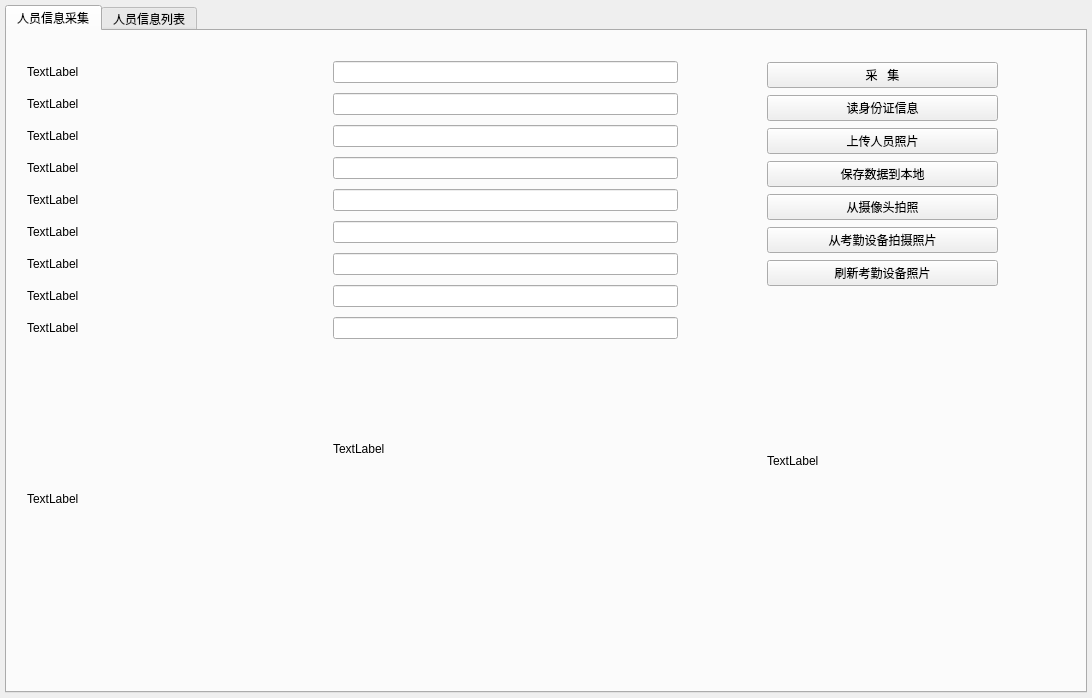
<?xml version="1.0" encoding="UTF-8"?>
<ui version="4.0">
 <class>info_collect_Form</class>
 <widget class="QWidget" name="info_collect_Form">
  <property name="windowModality">
   <enum>Qt::WindowModal</enum>
  </property>
  <property name="geometry">
   <rect>
    <x>0</x>
    <y>0</y>
    <width>1092</width>
    <height>698</height>
   </rect>
  </property>
  <property name="windowTitle">
   <string>Form</string>
  </property>
  <property name="styleSheet">
   <string notr="true"/>
  </property>
  <layout class="QGridLayout" name="gridLayout">
   <property name="leftMargin">
    <number>0</number>
   </property>
   <property name="topMargin">
    <number>0</number>
   </property>
   <property name="rightMargin">
    <number>0</number>
   </property>
   <property name="bottomMargin">
    <number>0</number>
   </property>
   <item row="0" column="0">
    <widget class="QWidget" name="info_main" native="true">
     <property name="sizePolicy">
      <sizepolicy hsizetype="Expanding" vsizetype="Preferred">
       <horstretch>0</horstretch>
       <verstretch>0</verstretch>
      </sizepolicy>
     </property>
     <property name="styleSheet">
      <string notr="true"/>
     </property>
     <layout class="QVBoxLayout" name="verticalLayout_2">
      <property name="spacing">
       <number>10</number>
      </property>
      <property name="leftMargin">
       <number>5</number>
      </property>
      <property name="topMargin">
       <number>5</number>
      </property>
      <property name="rightMargin">
       <number>5</number>
      </property>
      <property name="bottomMargin">
       <number>5</number>
      </property>
      <item>
       <widget class="QTabWidget" name="tabWidget">
        <property name="styleSheet">
         <string notr="true"/>
        </property>
        <property name="tabShape">
         <enum>QTabWidget::Rounded</enum>
        </property>
        <property name="currentIndex">
         <number>0</number>
        </property>
        <property name="iconSize">
         <size>
          <width>20</width>
          <height>20</height>
         </size>
        </property>
        <property name="elideMode">
         <enum>Qt::ElideMiddle</enum>
        </property>
        <widget class="QWidget" name="tab">
         <attribute name="title">
          <string>人员信息采集</string>
         </attribute>
         <widget class="QWidget" name="layoutWidget">
          <property name="geometry">
           <rect>
            <x>20</x>
            <y>30</y>
            <width>651</width>
            <height>713</height>
           </rect>
          </property>
          <layout class="QFormLayout" name="formLayout">
           <property name="verticalSpacing">
            <number>10</number>
           </property>
           <item row="0" column="0">
            <widget class="QLabel" name="label_2">
             <property name="text">
              <string>TextLabel</string>
             </property>
            </widget>
           </item>
           <item row="0" column="1">
            <widget class="QLineEdit" name="le_name"/>
           </item>
           <item row="1" column="0">
            <widget class="QLabel" name="label_3">
             <property name="text">
              <string>TextLabel</string>
             </property>
            </widget>
           </item>
           <item row="1" column="1">
            <widget class="QLineEdit" name="le_sex"/>
           </item>
           <item row="2" column="0">
            <widget class="QLabel" name="label_4">
             <property name="text">
              <string>TextLabel</string>
             </property>
            </widget>
           </item>
           <item row="2" column="1">
            <widget class="QLineEdit" name="le_nation"/>
           </item>
           <item row="3" column="0">
            <widget class="QLabel" name="label_5">
             <property name="text">
              <string>TextLabel</string>
             </property>
            </widget>
           </item>
           <item row="3" column="1">
            <widget class="QLineEdit" name="le_birthdate"/>
           </item>
           <item row="4" column="0">
            <widget class="QLabel" name="label_8">
             <property name="text">
              <string>TextLabel</string>
             </property>
            </widget>
           </item>
           <item row="4" column="1">
            <widget class="QLineEdit" name="le_address"/>
           </item>
           <item row="5" column="0">
            <widget class="QLabel" name="label_6">
             <property name="text">
              <string>TextLabel</string>
             </property>
            </widget>
           </item>
           <item row="5" column="1">
            <widget class="QLineEdit" name="le_idNum"/>
           </item>
           <item row="6" column="0">
            <widget class="QLabel" name="label_9">
             <property name="text">
              <string>TextLabel</string>
             </property>
            </widget>
           </item>
           <item row="6" column="1">
            <widget class="QLineEdit" name="le_issue"/>
           </item>
           <item row="7" column="0">
            <widget class="QLabel" name="label_7">
             <property name="text">
              <string>TextLabel</string>
             </property>
            </widget>
           </item>
           <item row="7" column="1">
            <widget class="QLineEdit" name="le_effectedDate"/>
           </item>
           <item row="8" column="0">
            <widget class="QLabel" name="label_10">
             <property name="text">
              <string>TextLabel</string>
             </property>
            </widget>
           </item>
           <item row="8" column="1">
            <widget class="QLineEdit" name="le_expiredDate"/>
           </item>
           <item row="9" column="0">
            <widget class="QLabel" name="lb_photo">
             <property name="sizePolicy">
              <sizepolicy hsizetype="Fixed" vsizetype="Fixed">
               <horstretch>0</horstretch>
               <verstretch>0</verstretch>
              </sizepolicy>
             </property>
             <property name="minimumSize">
              <size>
               <width>300</width>
               <height>300</height>
              </size>
             </property>
             <property name="maximumSize">
              <size>
               <width>300</width>
               <height>300</height>
              </size>
             </property>
             <property name="text">
              <string>TextLabel</string>
             </property>
             <property name="scaledContents">
              <bool>false</bool>
             </property>
            </widget>
           </item>
           <item row="9" column="1">
            <widget class="QLabel" name="lb_photo2">
             <property name="minimumSize">
              <size>
               <width>200</width>
               <height>200</height>
              </size>
             </property>
             <property name="maximumSize">
              <size>
               <width>200</width>
               <height>200</height>
              </size>
             </property>
             <property name="text">
              <string>TextLabel</string>
             </property>
            </widget>
           </item>
          </layout>
         </widget>
         <widget class="QLabel" name="lb_photo3">
          <property name="geometry">
           <rect>
            <x>760</x>
            <y>270</y>
            <width>240</width>
            <height>320</height>
           </rect>
          </property>
          <property name="minimumSize">
           <size>
            <width>240</width>
            <height>320</height>
           </size>
          </property>
          <property name="maximumSize">
           <size>
            <width>240</width>
            <height>320</height>
           </size>
          </property>
          <property name="text">
           <string>TextLabel</string>
          </property>
          <property name="scaledContents">
           <bool>true</bool>
          </property>
         </widget>
         <widget class="QWidget" name="layoutWidget">
          <property name="geometry">
           <rect>
            <x>760</x>
            <y>30</y>
            <width>231</width>
            <height>231</height>
           </rect>
          </property>
          <layout class="QVBoxLayout" name="verticalLayout">
           <item>
            <widget class="QPushButton" name="pb_cj">
             <property name="text">
              <string>采   集</string>
             </property>
             <property name="flat">
              <bool>false</bool>
             </property>
            </widget>
           </item>
           <item>
            <widget class="QPushButton" name="pb_cj1">
             <property name="text">
              <string>读身份证信息</string>
             </property>
            </widget>
           </item>
           <item>
            <widget class="QPushButton" name="pb_uploadPhoto">
             <property name="text">
              <string>上传人员照片</string>
             </property>
             <property name="flat">
              <bool>false</bool>
             </property>
            </widget>
           </item>
           <item>
            <widget class="QPushButton" name="pb_save_upload">
             <property name="text">
              <string>保存数据到本地</string>
             </property>
            </widget>
           </item>
           <item>
            <widget class="QPushButton" name="pb_camera">
             <property name="text">
              <string>从摄像头拍照</string>
             </property>
            </widget>
           </item>
           <item>
            <widget class="QPushButton" name="pb_cj_photo">
             <property name="text">
              <string>从考勤设备拍摄照片</string>
             </property>
            </widget>
           </item>
           <item>
            <widget class="QPushButton" name="pb_refresh_photo">
             <property name="text">
              <string>刷新考勤设备照片</string>
             </property>
            </widget>
           </item>
          </layout>
         </widget>
        </widget>
        <widget class="QWidget" name="tab_2">
         <attribute name="title">
          <string>人员信息列表</string>
         </attribute>
         <widget class="QTableView" name="tableView">
          <property name="geometry">
           <rect>
            <x>0</x>
            <y>10</y>
            <width>811</width>
            <height>381</height>
           </rect>
          </property>
          <property name="styleSheet">
           <string notr="true">background-color: rgb(255, 255, 255);</string>
          </property>
          <property name="gridStyle">
           <enum>Qt::DotLine</enum>
          </property>
         </widget>
         <widget class="QPushButton" name="pb_readall">
          <property name="geometry">
           <rect>
            <x>880</x>
            <y>80</y>
            <width>91</width>
            <height>31</height>
           </rect>
          </property>
          <property name="text">
           <string>获取人员列表</string>
          </property>
         </widget>
        </widget>
       </widget>
      </item>
     </layout>
    </widget>
   </item>
  </layout>
 </widget>
 <resources/>
 <connections/>
</ui>
